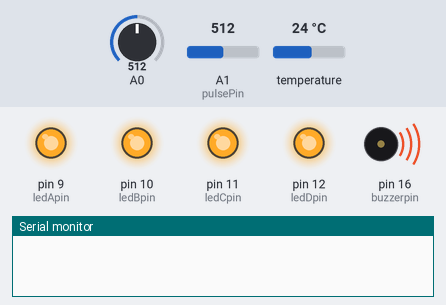
Recording of a sketch running on a simulated Arduino Uno, built with avr-gcc and run on an emulated ATmega328P. Shown: output pins drawn as LEDs (lit = HIGH), buzzer (waves = sounding, pin HIGH), the last lines printed to the serial monitor. The inputs (shaded band) are chosen by the test bench; at power-on: A0 = 512, A1 (pulsePin) = 512, temperature 24 °C. The modem accepts every AT command (registered, SIM ready, sends succeed) and sends nothing else.

Above: at 0.1 s.
At 3.1 s:
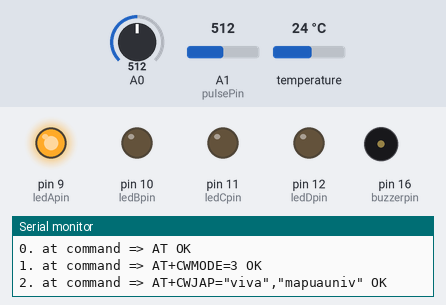
At 4.3 s:
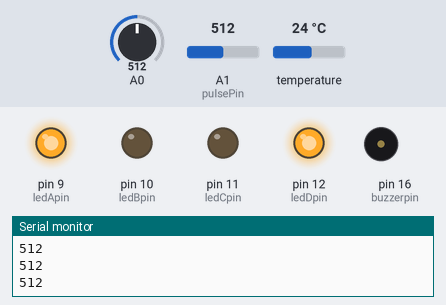
4.4 s: A0 set to 580
Timing chart, 0 to 7.4 s (numbered marks = the images above; inputs shaded):
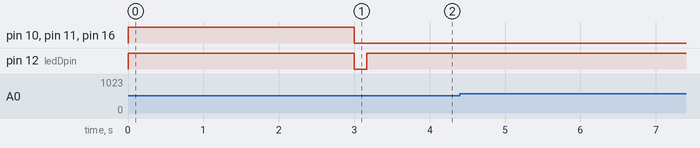

The sketch:

whmsensor.ino
```cpp
#include <SoftwareSerial.h>
#include <OneWire.h>
#define RX 4
#define TX 3
String AP = "viva";
String PASS = "mapuauniv";
String HOST = "192.168.43.214";
String PORT = "80";
int countTrueCommand;
int countTimeCommand;
boolean found = false;
int valSensor = 1;
SoftwareSerial esp8266(RX, TX);
int flag=0;
unsigned long T1;
unsigned long T2;
unsigned long Time;
unsigned long a;
unsigned long b;
#include <OneWire.h>

int DS18S20_Pin = 5;
OneWire ds(DS18S20_Pin);
const int pbpin = 13;
const int buzzerpin =  16;
const int ledApin = 9;
const int ledBpin =  10;
const int ledCpin = 11;
const int ledDpin =  12;
int pbstate = 0;
int i;
int hrwarn=0;
int rrwarn=0;
int tmpwarn=0;
//Heart Rate
int pulsePin = A1;
volatile int BPM;
volatile int Signal;
volatile int IBI = 600;
volatile boolean Pulse = false;
volatile boolean QS = false;
static boolean serialVisual = true;   // Set to 'false' by Default.  Re-set to 'true' to see Arduino Serial Monitor ASCII Visual Pulse

volatile int rate[10];
volatile unsigned long sampleCounter = 0;
volatile unsigned long lastBeatTime = 0;
volatile int P = 512;
volatile int T = 512;
volatile int thresh = 525;
volatile int amp = 100;
volatile boolean firstBeat = true;
volatile boolean secondBeat = false;
//int blinkPin = 13;
//
void setup() {
    interruptSetup();
  //pinMode(blinkPin,OUTPUT);

  Serial.begin(9600);
  esp8266.begin(115200);
  pinMode(ledApin, OUTPUT);
  pinMode(ledBpin, OUTPUT);
  pinMode(ledCpin, OUTPUT);
  pinMode(ledDpin, OUTPUT);
  pinMode(pbpin, INPUT_PULLUP);
  pinMode(buzzerpin, OUTPUT);
  digitalWrite(ledApin, HIGH);
  digitalWrite(ledBpin, HIGH);
  digitalWrite(ledCpin, HIGH);
  digitalWrite(ledDpin, HIGH);
  digitalWrite(buzzerpin, HIGH);
  delay(3000);
  //digitalWrite(ledApin, LOW);
  digitalWrite(ledBpin, LOW);
  digitalWrite(ledCpin, LOW);
  digitalWrite(ledDpin, LOW);
  digitalWrite(buzzerpin, LOW);


  sendCommand("AT", 5, "OK");
  sendCommand("AT+CWMODE=3", 5, "OK");
  sendCommand("AT+CWJAP=\"" + AP + "\",\"" + PASS + "\"", 20, "OK");
  sendCommand("AT+CIPMUX=1", 5, "OK");
  sendCommand("AT+CIPSTART=0,\"TCP\",\"" + HOST + "\"," + PORT, 15, "OK");
  T1 = millis();
}
//Interrupt//
void interruptSetup()
{
  // Initializes Timer2 to throw an interrupt every 2mS.
  TCCR2A = 0x02;     // DISABLE PWM ON DIGITAL PINS 3 AND 11, AND GO INTO CTC MODE
  TCCR2B = 0x06;     // DON'T FORCE COMPARE, 256 PRESCALER
  OCR2A = 0X7C;      // SET THE TOP OF THE COUNT TO 124 FOR 500Hz SAMPLE RATE
  TIMSK2 = 0x02;     // ENABLE INTERRUPT ON MATCH BETWEEN TIMER2 AND OCR2A
  sei();             // MAKE SURE GLOBAL INTERRUPTS ARE ENABLED
}


ISR(TIMER2_COMPA_vect) //triggered when Timer2 counts to 124
{
  cli();                                      // disable interrupts while we do this
  Signal = analogRead(pulsePin);              // read the Pulse Sensor
  sampleCounter += 2;                         // keep track of the time in mS with this variable
  int N = sampleCounter - lastBeatTime;       // monitor the time since the last beat to avoid noise
                                              //  find the peak and trough of the pulse wave
  if(Signal < thresh && N > (IBI/5)*3) // avoid dichrotic noise by waiting 3/5 of last IBI
    {
      if (Signal < T) // T is the trough
      {
        T = Signal; // keep track of lowest point in pulse wave
      }
    }

  if(Signal > thresh && Signal > P)
    {          // thresh condition helps avoid noise

      P = Signal;                             // P is the peak
    }                                        // keep track of highest point in pulse wave

  //  NOW IT'S TIME TO LOOK FOR THE HEART BEAT
  // signal surges up in value every time there is a pulse
  if (N > 250)
  {                                   // avoid high frequency noise
    if ( (Signal > thresh) && (Pulse == false) && (N > (IBI/5)*3) )
      { //digitalWrite(blinkPin,HIGH);
        Pulse = true;                               // set the Pulse flag when we think there is a pulse
        IBI = sampleCounter - lastBeatTime;         // measure time between beats in mS
        lastBeatTime = sampleCounter;               // keep track of time for next pulse

        if(secondBeat)
        {                        // if this is the second beat, if secondBeat == TRUE
          secondBeat = false;                  // clear secondBeat flag
          for(int i=0; i<=9; i++) // seed the running total to get a realisitic BPM at startup
          {
            rate[i] = IBI;
          }
        }

        if(firstBeat) // if it's the first time we found a beat, if firstBeat == TRUE
        {
          firstBeat = false;                   // clear firstBeat flag
          secondBeat = true;                   // set the second beat flag
          sei();                               // enable interrupts again
          return;                              // IBI value is unreliable so discard it
        }
      // keep a running total of the last 10 IBI values
      word runningTotal = 0;                  // clear the runningTotal variable

      for(int i=0; i<=8; i++)
        {                // shift data in the rate array
          rate[i] = rate[i+1];                  // and drop the oldest IBI value
          runningTotal += rate[i];              // add up the 9 oldest IBI values
        }

      rate[9] = IBI;                          // add the latest IBI to the rate array
      runningTotal += rate[9];                // add the latest IBI to runningTotal
      runningTotal /= 10;                     // average the last 10 IBI values
      BPM = 60000/runningTotal;               // how many beats can fit into a minute? that's BPM!
      QS = true;                              // set Quantified Self flag
      // QS FLAG IS NOT CLEARED INSIDE THIS ISR
    }
  }

  if (Signal < thresh && Pulse == true)
    {   // when the values are going down, the beat is over
      //digitalWrite(blinkPin,LOW);
      Pulse = false;                         // reset the Pulse flag so we can do it again
      amp = P - T;                           // get amplitude of the pulse wave
      thresh = amp/2 + T;                    // set thresh at 50% of the amplitude
      P = thresh;                            // reset these for next time
      T = thresh;
    }

  if (N > 2500)
    {                           // if 2.5 seconds go by without a beat
      thresh = 512;                          // set thresh default
      P = 512;                               // set P default
      T = 512;                               // set T default
      lastBeatTime = sampleCounter;          // bring the lastBeatTime up to date
      firstBeat = true;                      // set these to avoid noise
      secondBeat = false;                    // when we get the heartbeat back
    }

  sei();                                   // enable interrupts when youre done!
}// end isr


/////////////
void loop() {
  float temperature = getTemp();
  Serial.println(temperature);
  unsigned long a = 0;
  digitalWrite(ledDpin, HIGH);
  //while (a>100 || a<10)
  //{
  i=0;
  while (i!=5)
  {
  while (a == 0)
  {
    Serial.println(analogRead(A0));
    if (analogRead(A0) <560 and flag == 0)
    {Serial.print("Low: "); Serial.println(analogRead(A0));
      flag = 1;

    }
     else if (analogRead(A0) >=570 and flag == 1)
    {Serial.print("High: "); Serial.println(analogRead(A0));
       T1 = millis();
      flag = 2;

    }
    else if (analogRead(A0) < 560 and flag == 2)
    { Serial.print("Low: "); Serial.println(analogRead(A0));

      flag = 3;
    }
    else if (analogRead(A0) >= 570 and flag == 3)
    { Serial.print("High: "); Serial.println(analogRead(A0));
      T2 = millis();
      Time = T2 - T1;
      unsigned long respRate = 60000L;
      respRate = respRate / Time;
      Serial.print("RR = ");
      Serial.println(respRate);
      flag = 0;

      a = respRate;
      //delay(3000);

    }
  }

  i=i+1;
  }
   digitalWrite(ledBpin, HIGH);
   if (QS == true)
    {
     Serial.print("BPM: ");
     Serial.println(BPM);

      b=BPM;
      QS = false;
    }

  delay(20);
  //b=60;

/*if (a<10 or a>22 and b<80 or b>120 or temperature<37.2)
{

  digitalWrite(buzzerpin, HIGH);

}*/
digitalWrite(ledCpin, HIGH);

delay(2000);
digitalWrite(ledBpin, LOW);
digitalWrite(ledCpin, LOW);
digitalWrite(ledDpin, LOW);

if (a<10 or a>22)
{
digitalWrite(ledBpin, HIGH);
digitalWrite(buzzerpin, HIGH);
rrwarn=1;
}
if (b<80 or b>120)
{
digitalWrite(ledCpin, HIGH);
digitalWrite(buzzerpin, HIGH);
hrwarn=1;
}
if (temperature>37.2)
{
digitalWrite(ledDpin, HIGH);
digitalWrite(buzzerpin, HIGH);
tmpwarn=1;
}
delay(3000);
digitalWrite(buzzerpin, LOW);
digitalWrite(ledBpin, LOW);
digitalWrite(ledCpin, LOW);
digitalWrite(ledDpin, LOW);

 String getData = "0," + String(a) + "," + String(temperature) + "," + String(b) + ","+ String(rrwarn) + ","+ String(hrwarn) + ","+ String(tmpwarn) + ",";
 hrwarn=0;
 rrwarn=0;
 tmpwarn=0;
  Serial.print("Data: ");
  Serial.println(getData);

  //sendCommand("AT+CIPSTART=0,\"TCP\",\""+ HOST +"\","+ PORT,15,"OK");

  sendCommand("AT+CIPSEND=0," + String(getData.length() + 4), 4, ">");
  esp8266.println(getData); delay(1500); countTrueCommand++;
  //sendCommand("AT+CIPCLOSE=0",5,"OK");
}


void sendCommand(String command, int maxTime, char readReplay[]) {
  Serial.print(countTrueCommand);
  Serial.print(". at command => ");
  Serial.print(command);
  Serial.print(" ");
  while (countTimeCommand < (maxTime * 1))
  {
    esp8266.println(command);//at+cipsend
    if (esp8266.find(readReplay)) //ok
    {
      found = true;
      break;
    }

    countTimeCommand++;
  }

  if (found == true)
  {
    Serial.println("OK");
    countTrueCommand++;
    countTimeCommand = 0;
  }

  if (found == false)
  {
    Serial.println("Fail");
    countTrueCommand = 0;
    countTimeCommand = 0;
  }

  found = false;
}

float getTemp() {
  //returns the temperature from one DS18S20 in DEG Celsius

  byte data[12];
  byte addr[8];

  if ( !ds.search(addr)) {
    //no more sensors on chain, reset search
    ds.reset_search();
    return -1000;
  }

  if ( OneWire::crc8( addr, 7) != addr[7]) {
    Serial.println("CRC is not valid!");
    return -1000;
  }

  if ( addr[0] != 0x10 && addr[0] != 0x28) {
    Serial.print("Device is not recognized");
    return -1000;
  }

  ds.reset();
  ds.select(addr);
  ds.write(0x44, 1); // start conversion, with parasite power on at the end

  byte present = ds.reset();
  ds.select(addr);
  ds.write(0xBE); // Read Scratchpad


  for (int i = 0; i < 9; i++) { // we need 9 bytes
    data[i] = ds.read();
  }

  ds.reset_search();

  byte MSB = data[1];
  byte LSB = data[0];

  float tempRead = ((MSB << 8) | LSB); //using two's compliment
  float TemperatureSum = tempRead / 16;

  return TemperatureSum;

}
```
